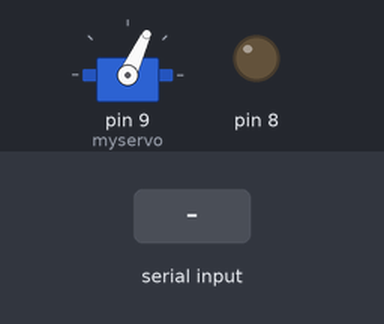
Simulated run of this sketch. Board: Arduino Uno, built with avr-gcc and run on an emulated ATmega328P. On the bench: servo, output pins drawn as LEDs (lit = HIGH). The inputs (shaded band) are chosen by the test bench.

Above: at 1.2 s.
1.3 s: "4" received over Serial
3.6 s: "1" received over Serial
At 3.9 s:
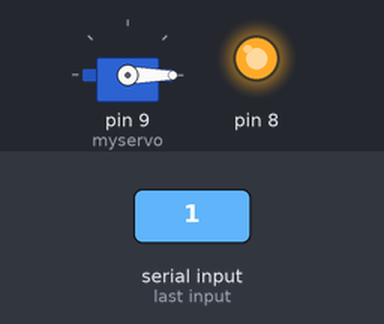
5.1 s: "3" received over Serial
At 6.8 s:
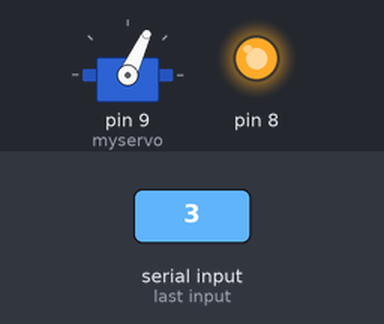
7.9 s: "0" received over Serial
At 8.4 s:
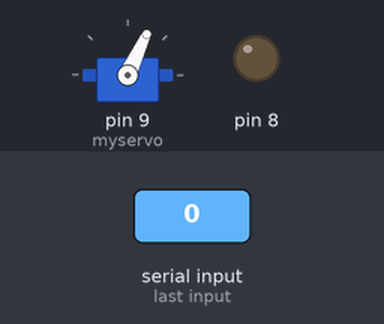
Timing chart, 0 to 10.4 s (numbered marks = the images above; inputs shaded):
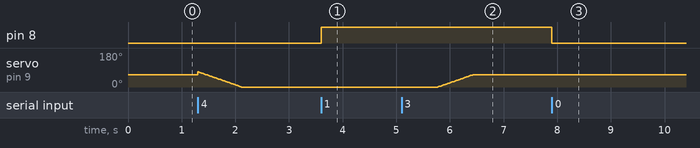

The sketch:

bluetooth_Lock.ino
```cpp
#include <Servo.h>
Servo myservo;

char Incoming_value = 0;
int pos=80;

void setup()
{
  Serial.begin(9600);
  pinMode(8, OUTPUT);
  myservo.attach(9);
  myservo.write(65);
}
void loop()
{
  if(Serial.available() > 0)
  {
    Incoming_value = Serial.read();         //Read the incoming data

    if(Incoming_value == '1')               // for locking solenoid lock
      digitalWrite(8, HIGH);
    else if(Incoming_value == '0')          // for unlocking solenoid lock
      digitalWrite(8, LOW);
    else if(Incoming_value == '4')          // for open door using servo motor
    {
      for (; pos >=-65; pos -= 1) {
        myservo.write(pos);
        delay(10);
      }
    }
    else if(Incoming_value == '3')          // for close door using servo motor
    {
      for (; pos <=65; pos += 1) {
        myservo.write(pos);
        delay(10);
      }
    }
  }
}
```

Measured:
- after the input at 3.6 s, pin 8: LOW → HIGH at once
- after the input at 5.1 s, servo on pin 9 (myservo): moves from 0° to 65° over 0.64 s, starting after 0.68 s
- after the input at 7.9 s, pin 8: HIGH → LOW at once
